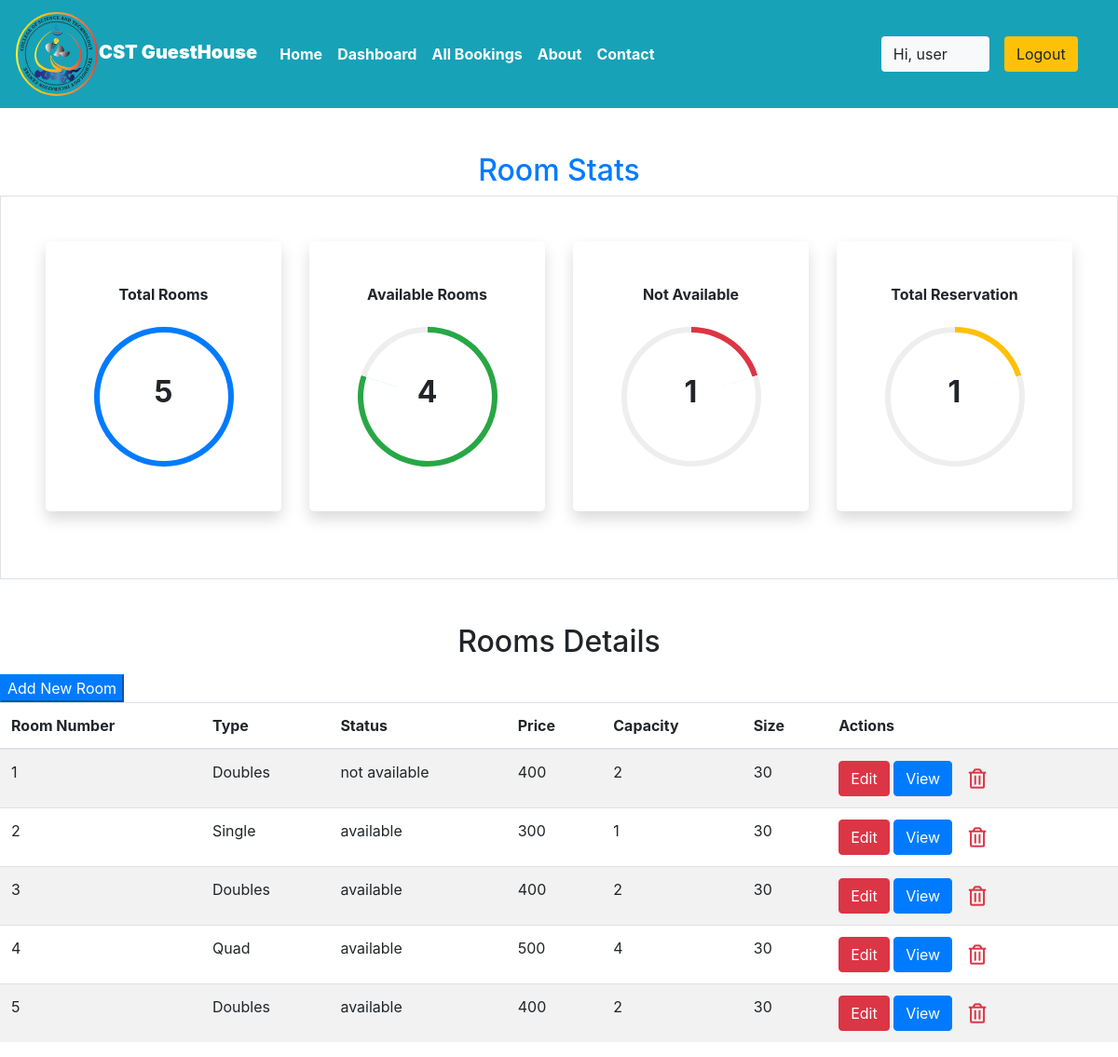
Page /staff/panel (signed in) on the committed database.
### Guest/models.py (models this page shows, shortened)
class Rooms(models.Model):
    ROOM_STATUS = (
    ("1", "available"),
    ("2", "not available"),
    )
    ROOM_TYPE = (
    ("1", "Quad"),
    ("2", "Doubles"),
    ("3","Single"),
    )
    room_type = models.CharField(max_length=50,choices = ROOM_TYPE)
    capacity = models.IntegerField()
    price = models.IntegerField()
    size = models.IntegerField()
    guest = models.ForeignKey(Guesthouse, on_delete = models.CASCADE)
    status = models.CharField(choices =ROOM_STATUS,max_length = 15)
    roomnumber = models.IntegerField()

### Guest/views.py (the view)
# urls.py: path('staff/panel', views.panel,name="staffpanel"),
@login_required(login_url='/staff')
def panel(request):
    if request.user.is_staff == False:
        return HttpResponse('Access Denied')
    rooms = Rooms.objects.all()
    total_rooms = len(rooms)
    available_rooms = len(Rooms.objects.all().filter(status='1'))
    unavailable_rooms = len(Rooms.objects.all().filter(status='2'))
    reserved = len(Reservation.objects.all())
    guest = Guesthouse.objects.values_list('location','id').distinct().order_by()
    response = render(request,'staff/panel.html',{'location':guest,'reserved':reserved,'rooms':rooms,'total_rooms':total_rooms,'available':available_rooms,'unavailable':unavailable_rooms})
    return HttpResponse(response)

### Guest/templatetags/app_tags.py (called while the page is built)
@register.filter
def percentage(value1,value2=100):
    return int(value1)/int(value2)*100

### templates/staff/panel.html (shortened to what this page needs)
{% extends 'basic.html' %} {% block title %} staff panel {% endblock title %}  {% block body %}
<section class="my-5 ">
    {%load app_tags%}
    <h2 class="text-center text-primary">Room Stats</h2>
    <div class="container-fluid px-5 py-5 border">
        <div class="row">
            <div class="col-xl-3 col-lg-6 col-sm-12 mb-4 ">
                <div class="bg-white rounded-lg p-5 shadow">
                    <h2 class="h6 font-weight-bold text-center mb-4">Total Rooms</h2>
                    <div class="progress mx-auto" data-value={{ total_rooms|percentage:total_rooms}}>
                        <span class="progress-left">
                                    <span class="progress-bar border-primary"></span>
                        </span>
                        <span class="progress-right">
                                    <span class="progress-bar border-primary"></span>
                        </span>
                        <div class="progress-value w-100 h-100 rounded-circle d-flex align-items-center justify-content-center">
                            <div class="h2 font-weight-bold">{{ total_rooms}}</div>
                        </div>
                    </div>
                </div>
            </div>
            <div class="col-xl-3 col-lg-6 col-sm-12 mb-4">
                <div class="bg-white rounded-lg p-5 shadow">
                    <h2 class="h6 font-weight-bold text-center mb-4">Available Rooms</h2>
                    <div class="progress mx-auto" data-value={{ available|percentage:total_rooms}}>
                        <span class="progress-left">
                                    <span class="progress-bar border-success"></span>
                        </span>
                        <span class="progress-right">
                                    <span class="progress-bar border-success"></span>
                        </span>
                        <div class="progress-value w-100 h-100 rounded-circle d-flex align-items-center justify-content-center">
                            <div class="h2 font-weight-bold">{{ available}}</div>
                        </div>
                    </div>
                </div>
            </div>
            <div class="col-xl-3 col-lg-6 col-sm-12 mb-4">
                <div class="bg-white rounded-lg p-5 shadow">
                    <h2 class="h6 font-weight-bold text-center mb-4">Not Available</h2>
                    <div class="progress mx-auto" data-value={{ unavailable|percentage:total_rooms}}>
                        <span class="progress-left">
                        </span>
                        <span class="progress-right">
                                    <span class="progress-bar border-danger"></span>
                        </span>
                        <div class="progress-value w-100 h-100 rounded-circle d-flex align-items-center justify-content-center">
                            <div class="h2 font-weight-bold">{{ unavailable}}</div>
                        </div>
                    </div>
                </div>
            </div>
            <div class="col-xl-3 col-lg-6 col-sm-12 mb-4">
                <div class="bg-white rounded-lg p-5 shadow">
                    <h2 class="h6 font-weight-bold text-center mb-4">Total Reservation</h2>
                    <div class="progress mx-auto" data-value={{reserved |percentage:total_rooms}}>
                        <span class="progress-left">
                        </span>
                        <span class="progress-right">
                                    <span class="progress-bar border-warning"></span>
                        </span>
                        <div class="progress-value w-100 h-100 rounded-circle d-flex align-items-center justify-content-center">
                            <div class="h2 font-weight-bold">{{reserved}}</div>
                        </div>
                    </div>
                </div>
            </div>
        </div>
    </div>
</section>
<h2 class="text-center pb-2">Rooms Details</h2>
<Button class="btn-group btn-primary" data-toggle="modal" data-target="#newroom">Add New Room</Button>
<table class="table table-striped  ">
    <thead>
        <th>Room Number</th>
        <th>Type</th>
        <th>Status</th>
        <th>Price</th>
        <th>Capacity</th>
        <th>Size</th>
        <th colspan="2">Actions</th>
    </thead>
    {% if rooms %} {% for each_room in rooms %}
    <tr>
        <td>{{each_room.roomnumber}}</td>
        <td>{{each_room.get_room_type_display}}</td>
        <td>{{each_room.get_status_display}}</td>
        <td>{{each_room.price}}</td>
        <td>{{each_room.capacity}}</td>
        <td>{{each_room.size}}</td>
        <td colspan="2">
            <a href="/staff/panel/edit-room?roomid={{each_room.id}}"><Button class="btn btn-danger">Edit</Button></a>
            <a href="/staff/panel/view-room?roomid={{each_room.id}}"><Button class="btn btn-primary">View</Button></a>
            <a href="/staff/panel/delete-room?roomid={{each_room.id}}"><Button class="btn"><i class="far fa-trash-alt fa-lg text-danger float-right"></i></Button></a>
        </td>
    </tr>
    {% endfor %} {% endif %}
</table>
{% endblock body %}

### templates/basic.html (shortened to what this page needs)
{% load static %}
<!DOCTYPE html>
<!DOCTYPE html>
<html lang="en">
<head>
    <link rel="stylesheet" href="https://use.fontawesome.com/releases/v5.7.0/css/all.css">
    <link rel="stylesheet" href="{% static 'bootstrap\bootstrap.css' %}">
    <link rel="stylesheet" href="https://maxcdn.bootstrapcdn.com/bootstrap/4.5.0/css/bootstrap.min.css" >
</head>
<body style="dbackground-image: url('https://source.unsplash.com/random');height: 100%;">
    <div class="container-fluid px-0">
        <nav class="navbar navbar-expand-lg navbar-dark bg-info font-weight-bold">
            <a class="navbar-brand text-bold bg-black " href="/">{% load static %}<img src="{% static 'logo.svg' %}" width="90" height="90"/><b>CST GuestHouse</b></a>
            <div class="collapse navbar-collapse " id="navbarSupportedContent">
                <ul class="navbar-nav mr-auto ">
                    <li class="nav-item active">
                        <a class="nav-link text-bold " href="/home"> Home</a>
                    </li>
                    {% if user.is_staff %}
                    <li class="nav-item active">
                        <a class="nav-link text-bold" href="/staff/panel">Dashboard </a>
                    </li>
                    {% elif user.is_staff == False and user.is_authenticated %}
                    <li class="nav-item active">
                            <a class="nav-link text-bold" href="/user/bookings">My Bookings</a>
                        </li>
                    {% endif %}
                    {% if user.is_staff %}
                    <li class="nav-item active">
                            <a class="nav-link text-bold" href="/staff/allbookings">All Bookings </a>
                        </li>
                    {% endif %}
                    <li class="nav-item active">
                        <a class="nav-link text-bold" href="/about">About</a>
                    </li>
                    <li class="nav-item active">
                        <a class="nav-link text-bold" href="/contact">Contact </a>
                    </li>
                </ul>
                {% if user.is_authenticated %}
                      <button class="btn btn-group bg-light" data-toggle="modal" data-target="#forlogin">
                       Hi, {{request.user}}
                       <a href="/logout" class="nav-link">
                    <button class="btn btn-group bg-warning" data-toggle="modal" data-target="#forlogin">
                        Logout
                    </button></a>&nbsp; &nbsp;
                    </button>
                {% else %}
                    <a href="/user" class="nav-link">
                    <button class="btn btn-group bg-warning font-weight-bold" data-toggle="modal" data-target="#forlogin"><i class="fa fa-user" aria-hidden="true"></i>User Login</button></a>
                {% endif %}
            </div>
        </nav>
    </div>
    {% block body %}
    {% endblock body %}
</body>
</html>

### templates/staff/panel.html (style rules this page uses)
.progress { width: 150px; height: 150px; background: none; position: relative; }
.progress::after { content: ""; width: 100%; height: 100%; border-radius: 50%; border: 6px solid #eee; position: absolute; top: 0; left: 0; }
.progress>span { width: 50%; height: 100%; overflow: hidden; position: absolute; top: 0; z-index: 1; }
.progress .progress-left { left: 0; }
.progress .progress-bar { width: 100%; height: 100%; background: none; border-width: 6px; border-style: solid; position: absolute; top: 0; }
.progress .progress-left .progress-bar { left: 100%; border-top-right-radius: 80px; border-bottom-right-radius: 80px; border-left: 0; -webkit-transform-origin: center left; transform-origin: center left; }
.progress .progress-right { right: 0; }
.progress .progress-right .progress-bar { left: -100%; border-top-left-radius: 80px; border-bottom-left-radius: 80px; border-right: 0; -webkit-transform-origin: center right; transform-origin: center right; }
.progress .progress-value { position: absolute; top: 0; left: 0; }
body { min-height: 100vh; }
.rounded-lg { border-radius: 1rem; }

### rows in the picture
Rooms: roomnumber "1", room_type "Doubles", status "not available", price "400", capacity "2", size "30"
Rooms: roomnumber "2", room_type "Single", status "available", price "300", capacity "1", size "30"
Rooms: roomnumber "3", room_type "Doubles", status "available", price "400", capacity "2", size "30"
Rooms: roomnumber "4", room_type "Quad", status "available", price "500", capacity "4", size "30"
Rooms: roomnumber "5", room_type "Doubles", status "available", price "400", capacity "2", size "30"

### other values in the picture
{{ request.user }} "user"
{{ total_rooms }} "5"
{{ available }} "4"
{{ unavailable }} "1"
{{ reserved }} "1"
